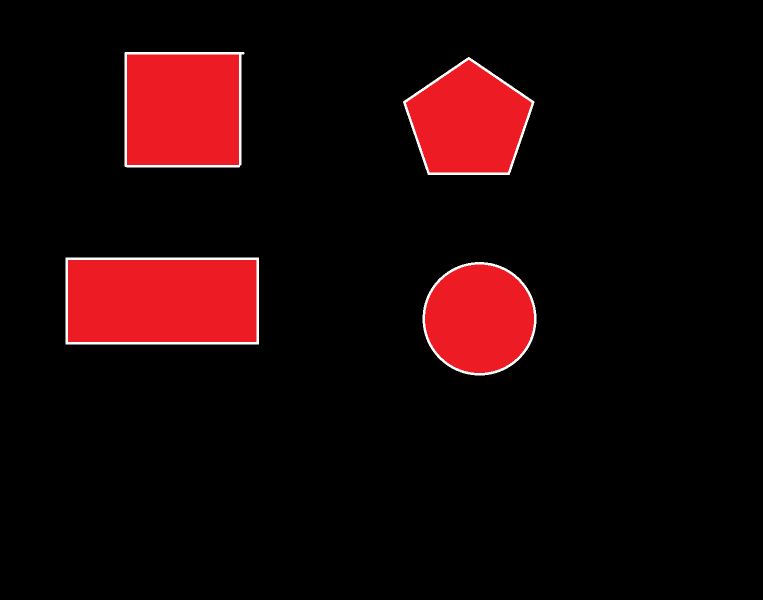
#> input picture Tutorials and Tests/shapes.png, 1525 x 1200 px (shown at 1/2 size)
$ jupyter execute ShapeDetectionTutorial.ipynb
#> lines starting #> are read from the running program, lines starting #| are printed output that depends on the picture; after the words box and inside, x2 and y2 are one past the last pixel; in counts of white or black regions, pixels touching at a corner belong together
[cell 1]
#import packages
import cv2

[cell 2]
class ShapeDetector:
    def __init__(self):
        pass

    def detect(self, c):
        #initialize the shape name abd approx the contour
        shape = "unidentified"
        peri = cv2.arcLength(c, True)
        approx = cv2.approxPolyDP(c, 0.04 * peri, True)

        #if the shape is a triangle, it will have 3 vertices
        if len(approx) == 3:
            shape = "triangle"

        #if the shape has 4 vertices, it is either a square or a rectangle
        elif len(approx) == 4:
            #compute the bounding box of the contour and use the
            #bounding box to compute aspect ratio
            (x, y, w, h) = cv2.boundingRect(approx)
            ar = w/ float(h)

            #a square will have an aspect ration that is approx equal
            #to one, otherwise, the shape is a rectangle
            if ar >= 0.95 and ar <= 1.05:
                shape = "square"
            else:
                shape = "rectangle"

        #if the shape is a pentagon, it will have 5 vertices
        elif len(approx) == 5:
            shape = "pentagon"

        #otherwise, we assume the shape is a circle
        else:
            shape = "circle"

        return shape

[cell 3]
#import packages
import argparse
import imutils
import cv2

#construct the argument parse and parse the arguments
#ap = argparse.ArgumentParser()
#ap.add_argument("-i", "--image", required=True, help="path to the input image")
#args = vars(ap.parse_args())

#load the image and resize it to a smaller factor so that
#the shapes can be approximated better
image = cv2.imread("shapes.png")
#> image is the input picture: shape (1200, 1525, 3); mean B, G, R 6.1, 5.3, 26.7
resized = imutils.resize(image, width=300)
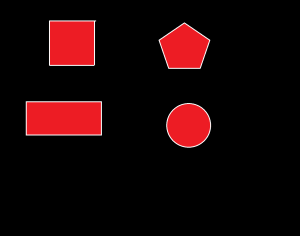
#> resized: shape (236, 300, 3); mean B, G, R 6.1, 5.3, 26.7
ratio = image.shape[0] / float(resized.shape[0])
#> ratio = 5.08

#convert the resized image to grayscale, blur it slightly
#and threshold it
gray = cv2.cvtColor(resized, cv2.COLOR_BGR2GRAY)
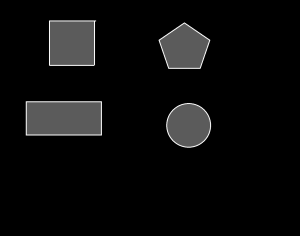
#> gray: shape (236, 300); min 0, max 252, mean 11.8
blurred = cv2.GaussianBlur(gray, (5,5), 0)
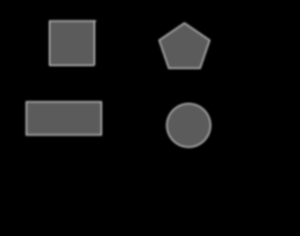
#> blurred: shape (236, 300); min 0, max 142, mean 11.8
thresh = cv2.threshold(blurred, 60, 255, cv2.THRESH_BINARY)[1]
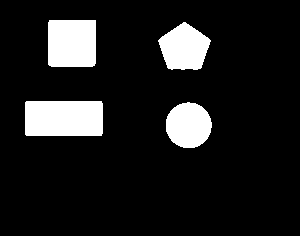
#> thresh: shape (236, 300); 11.9% white; 4 white regions

#find contours in the threshold image and initialize the shape detector
cnts = cv2.findContours(thresh.copy(), cv2.RETR_EXTERNAL, cv2.CHAIN_APPROX_SIMPLE)
#> cnts = 4 contours; box (x1, y1, x2, y2) and area: (25, 101, 103, 136) 2614, (48, 20, 96, 67) 2154, (158, 22, 211, 70) 1695, (166, 102, 212, 148) 1592
cnts = imutils.grab_contours(cnts)
sd = ShapeDetector()

[cell 4]
#loop over the contours
for c in cnts:
    #compute the center of the contour, then detect the name of the
    #shape using only the contour
    M = cv2.moments(c)
    cX = int((M["m10"] / M["m00"]) * ratio)
    cY = int((M["m01"] / M["m00"]) * ratio)
    shape = sd.detect(c)

    #multiply the contour (x, y) - coordinates by the resize ratio,
    #then draw the contours and the name of the shape on the image
    c = c.astype("float")
    c *= ratio
    c = c.astype("int")
    cv2.drawContours(image, [c], -1, (0, 255, 0), 2)
    cv2.putText(image, shape, (cX, cY), cv2.FONT_HERSHEY_SIMPLEX, 0.5, (255,255,255), 2)

    #show the output image
    cv2.imshow("Image", image)
    cv2.waitKey(0)
#> this loop made 4 passes
#> (cX, cY, shape, peri in detect) on passes 1, 3: (956, 634, 'circle', 149.5), (935, 241, 'pentagon', 165.7)
#> (cX, cY, shape, peri in detect, approx in detect, x in detect, y in detect, w in detect) on passes 2, 4: (322, 600, 'rectangle', 219.7, [[25, 102], [26, 135], [102, 133], [101, 101]], 25, 101, 78), (363, 218, 'square', 183.1, [[49, 20], [48, 64], [94, 65], [95, 20]], 48, 20, 48)
#> pass 1, `cv2.imshow("Image", image)`:
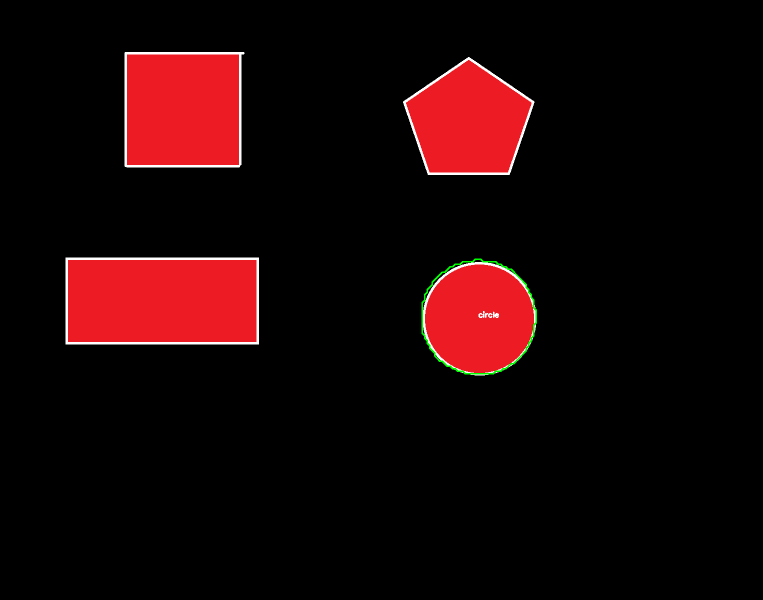
#> window 'Image': shape (1200, 1525, 3) (shown at 1/2 size); mean B, G, R 6, 5.5, 26.6
#> pass 2, `cv2.imshow("Image", image)`:
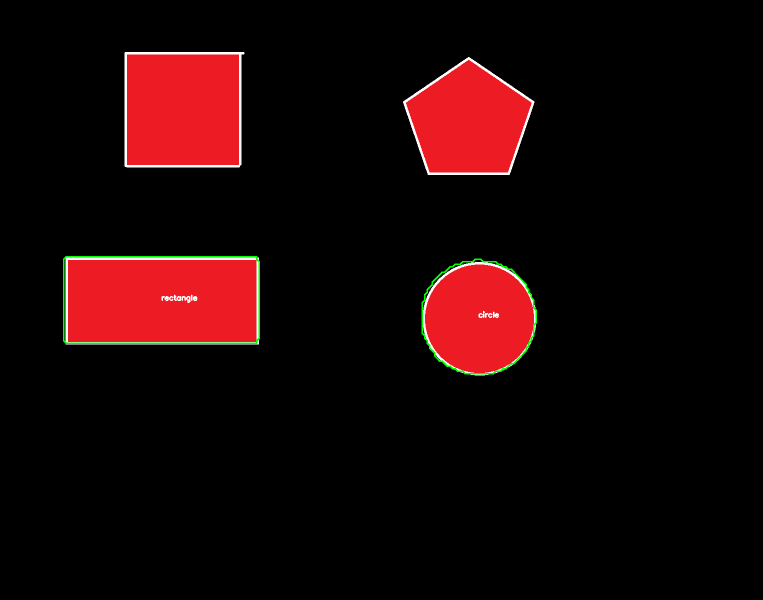
#> window 'Image': shape (1200, 1525, 3) (shown at 1/2 size); mean B, G, R 5.9, 5.9, 26.4
#> after the loop:
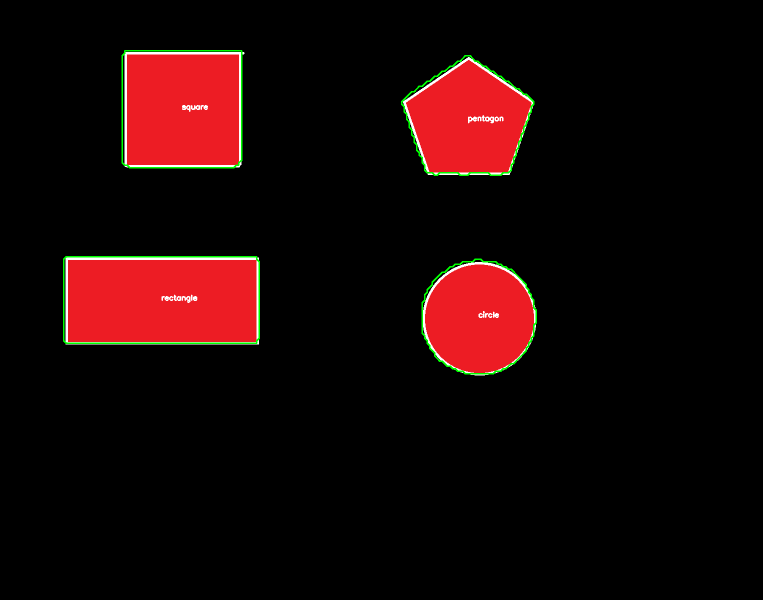
#> image: shape (1200, 1525, 3) (shown at 1/2 size); 0.71% of pixels changed, all inside (x1, y1, x2, y2) = (126, 100, 1074, 749)
